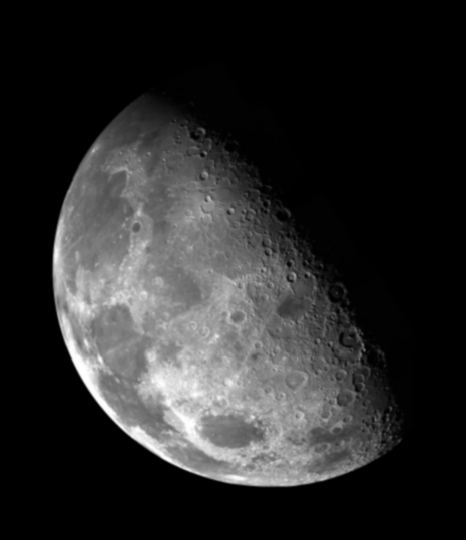
#> input picture test_image/blurry_moon.tif, 466 x 540 px, found by its file name
$ python Laplacian_filter_spatial.py   (older library calls are emulated)
#> lines starting #> are read from the running program, lines starting #| are printed output that depends on the picture
import cv2
import numpy as np
import math
import matplotlib.pyplot as plt
import mpl_toolkits.axisartist as axisartist
from matplotlib.widgets import Slider,RadioButtons
from pic2str import blurry_moon,skeleton_orig
import base64

def LaplacianSharpen(img,mode=0):
    height,width=img.shape
    new_img=np.zeros((height,width),dtype=np.float)
    padded_img=np.pad(img,((1,1),(1,1)),'reflect')
    core=np.array([[1,1,1],[1,-8,1],[1,1,1]])
    if mode==1:
        core=np.array([[0,1,0],[1,-4,1],[0,1,0]])
    for y in range(0,height):
        for x in range(0,width):
            new_img[y][x]=np.sum(padded_img[y:y+3,x:x+3]*core)
    result_img=np.clip(img-new_img,0,255).astype(np.uint8)
    return result_img

def ReadByteImg(func):
    byte_data = base64.b64decode(func)
    img_buffer_numpy = np.frombuffer(byte_data, dtype=np.uint8)
    return cv2.imdecode(img_buffer_numpy, cv2.IMREAD_GRAYSCALE)

def PlotHisto(fig,data,pos_num):
    ax = axisartist.Subplot(fig, 3,2,pos_num)
    fig.add_subplot(ax)
    ax.imshow(data,cmap='gray')
    ax.axis["bottom"].set_visible(False)
    ax.axis["left"].set_visible(False)
    ax.axis["top"].set_visible(False)
    ax.axis["right"].set_visible(False)
    plt.tight_layout()

def PlotBackground(i,title):
    ax = axisartist.Subplot(fig, 3,2,i)
    fig.add_subplot(ax)
    ax.axis["bottom"].set_visible(False)
    ax.axis["left"].set_visible(False)
    ax.axis["top"].set_visible(False)
    ax.axis["right"].set_visible(False)
    ax.annotate(title, xy=(0,0.5))
    plt.tight_layout()

moon=cv2.imread('./blurry_moon.tif',cv2.IMREAD_GRAYSCALE)
#> moon is the input picture: shape (540, 466); min 0, max 254, mean 42.7
if type(moon)==type(None):
    moon=ReadByteImg(blurry_moon)
bone=cv2.imread('./skeleton_orig.bmp',cv2.IMREAD_GRAYSCALE)
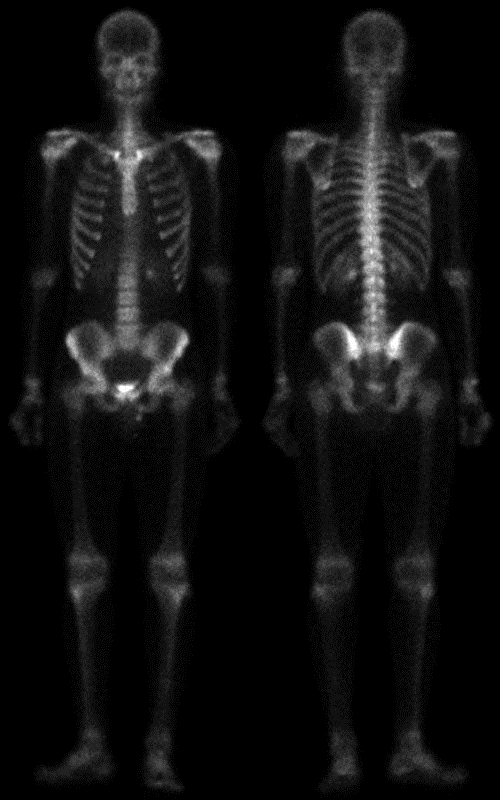
#> input picture test_image/skeleton_orig.bmp, 500 x 800 px, found by its file name
#> bone is the input picture: shape (800, 500); min 0, max 255, mean 16.9
if type(bone)==type(None):
    bone=ReadByteImg(skeleton_orig)

fig = plt.figure()
img_lt=[moon,bone]
# PlotBackground(1,'original images')
# PlotBackground(4,'mask without diagonal')
# PlotBackground(7,'mask with diagonal')
for i,(img) in enumerate(img_lt):
    diagonal_img=LaplacianSharpen(img,mode=0)
    w_diagonal_img=LaplacianSharpen(img,mode=1)
    PlotHisto(fig,img,i+1)
    PlotHisto(fig,w_diagonal_img,i+3)
    PlotHisto(fig,diagonal_img,i+5)
#> this loop made 2 passes
#> pass 1, in LaplacianSharpen, `result_img=np.clip(img-new_img,0,255).astype(np.uint8)`:
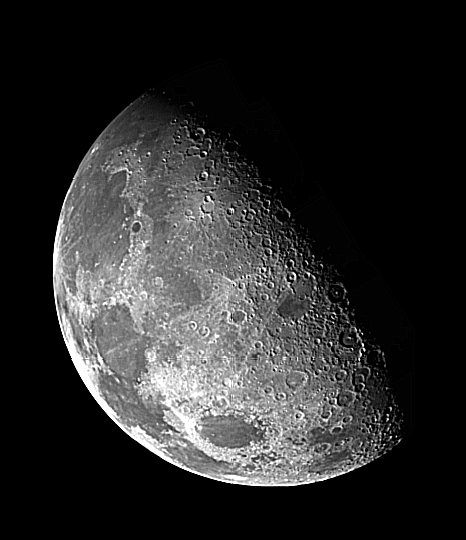
#> result_img: shape (540, 466); min 0, max 255, mean 43.1

plt.tight_layout()
plt.show()
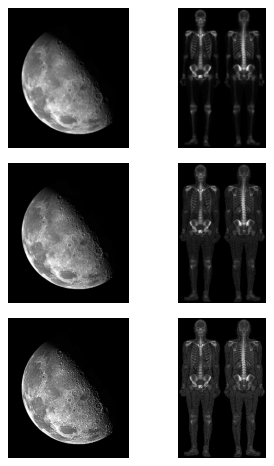
#> figure drawn by matplotlib, 6 panels
